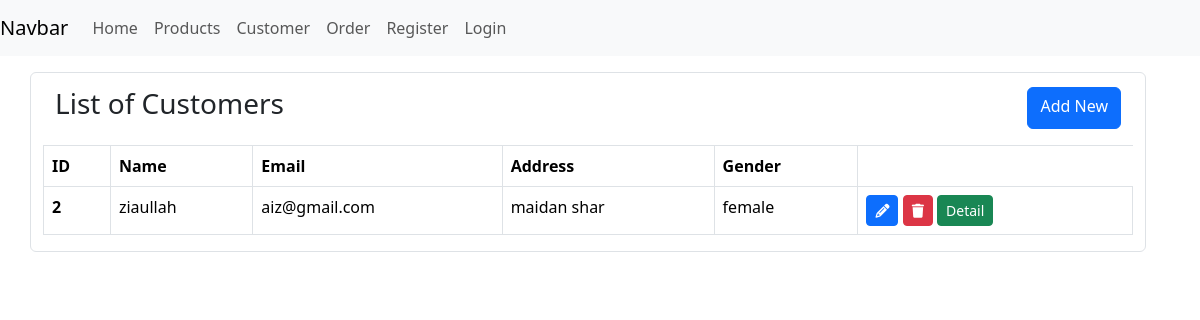
The page /customer/list/ (signed in) on the database as committed earlier.
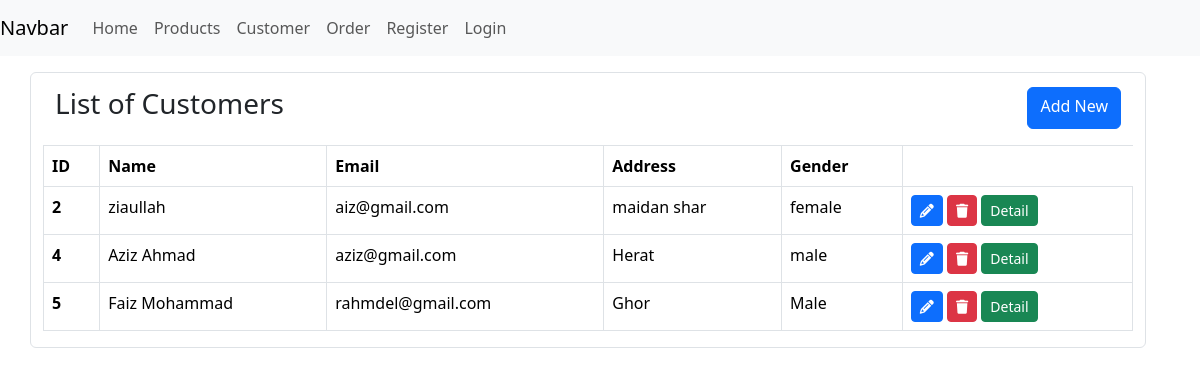
The same page on the database as committed later.
### e_app/models.py (models this page shows, shortened)
class Customer(models.Model):
    name = models.CharField(max_length = 100)
    email = models.EmailField(max_length = 200)
    address = models.TextField()
    gender = models.CharField(max_length = 20)

### e_app/views.py (the view)
# urls.py: path("customer/list/",views.customer_list,name='customer_list'),
@login_required(login_url='login')
def customer_list(request):
    try:
        customer_list = Customer.objects.all()
    except Customer.DoesNotExist:
        customer_list = []
    context = {
        'customers': customer_list
    }
    return render(request, 'customer/index.html', context)

### e_app/templates/customer/index.html
{% extends '../base.html' %} {% block content %}
<div class="t-header">
  <h3>List of Customers</h3>
  <a href="{% url 'add_customer' %}" class="btn btn-primary">Add New</a>
</div>
<table class="table table-hover mt-3 table-bordered">
  <thead>
    <tr>
      <th scope="col">ID</th>
      <th scope="col">Name</th>
      <th scope="col">Email</th>
      <th scope="col">Address</th>
      <th scope="col">Gender</th>
    </tr>
  </thead>
  <tbody>
    {% for customer in customers %}
    <tr>
      <th scope="col">{{customer.id}}</th>
      <td>{{customer.name}}</td>
      <td>{{customer.email}}</td>
      <td>{{customer.address}}</td>
      <td>{{customer.gender}}</td>
      <td>
        <a
          href="{% url 'update_customer' customer.id %}"
          class="btn btn-primary btn-sm"
          ><i class="fa fa-pencil" aria-hidden="true"></i
        ></a>
        <a
          href="{% url 'delete_customer' customer.id %}"
          class="btn btn-danger btn-sm"
        >
          <i class="fa fa-trash"></i
        ></a>
        <a href="#" class="btn btn-success btn-sm">Detail</a>
      </td>
    </tr>
    {% endfor %}
  </tbody>
</table>
{% endblock %}

Rows that differ between the two databases and show on the page:
added Customer: id "4", name "Aziz Ahmad", email "aziz@gmail.com", address "Herat", gender "male"
added Customer: id "5", name "Faiz Mohammad", email "rahmdel@gmail.com", address "Ghor", gender "Male"
